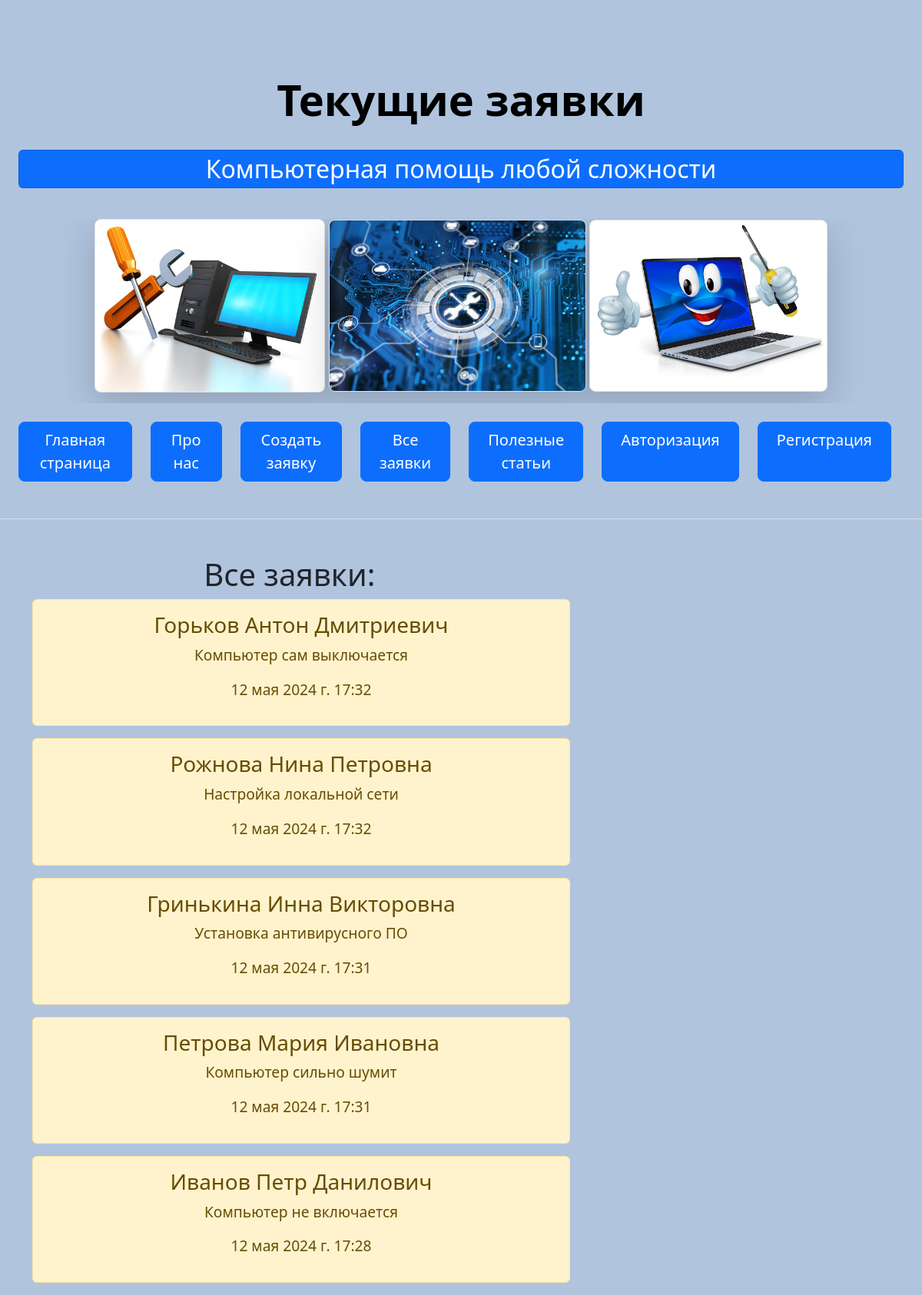
The page /orders on the database its author committed.
### main/models.py (models this page shows, shortened)
class Order(models.Model):
    client = models.CharField('Клиент', max_length=40)
    phone = models.CharField('Номер телефона', max_length=12)
    text = models.ForeignKey(Problem, on_delete=models.DO_NOTHING)
    date = models.DateTimeField('Дата заказа', default=datetime.now)
    class Meta:
        verbose_name = "Заказ"
        verbose_name_plural = 'Заказы'

class Problem(models.Model):
    problem = models.TextField('Проблема, неполадка ПК', max_length=30)
    def __str__(self):
        return self.problem
    class Meta:
        verbose_name = 'Неисправность'
        verbose_name_plural = 'Проблемы и неисправности ПК'

### main/views.py (the view)
# urls.py: path('orders', views.orders, name='orders'),
def orders(request):
    order = Order.objects.order_by('-id')
    return render(request, 'main/orders.html', {'orders': order})

### main/templates/main/orders.html (shortened to what this page needs)
{% extends 'main/base.html' %}
{% block name %}
Текущие заявки
{% endblock %}
{% block content %}
    <h1 style="margin-left: 20%;">Все заявки:</h1>
    {% if orders %}
        {% for el in orders %}
            <div style="width:700px; text-align:center;" class="alert alert-warning">
                <h3>{{ el.client }}</h3>
                <p>{{ el.text }}</p>
                <p>{{ el.date }}</p>
            </div>
        {% endfor %}
    {% else %}
        <p>Записей в базе нет!</p>
    {% endif %}
{% endblock %}

### main/static/main/css/main.css (style rules this page uses)
body { background: #B0C4DE; }

### rows shown on the page
Order: client "Горьков Антон Дмитриевич", text "Компьютер сам выключается", date "12 мая 2024 г. 17:32"
Order: client "Рожнова Нина Петровна", text "Настройка локальной сети", date "12 мая 2024 г. 17:32"
Order: client "Гринькина Инна Викторовна", text "Установка антивирусного ПО", date "12 мая 2024 г. 17:31"
Order: client "Петрова Мария Ивановна", text "Компьютер сильно шумит", date "12 мая 2024 г. 17:31"
Order: client "Иванов Петр Данилович", text "Компьютер не включается", date "12 мая 2024 г. 17:28"
